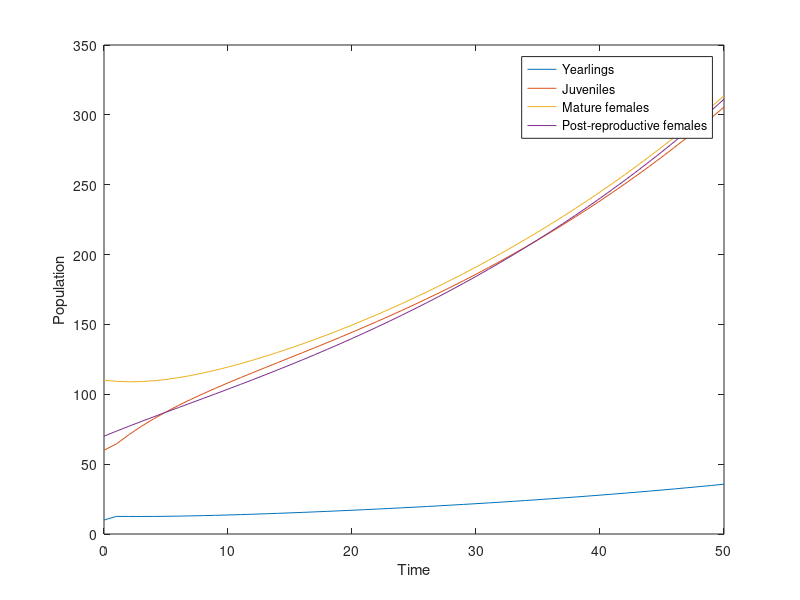

MATLAB code for this plot:
L=[0 0.0043 0.1123 0;.9775 0.9111 0 0;0 .0736 0.9534 0;0 0 0.0452 0.9804];
% primitivity
M=L*L
N=M*L
T=N*L
W=T*L
x0=[10;60;110;70];
X=zeros(4,51);
X(:,1)=x0;
%simulations
for k=2:51, X(:,k)=L*X(:,k-1); end
t=0:50;
plot(t,X);
xlabel('Time');
ylabel('Population');
legend('Yearlings', 'Juveniles', 'Mature females','Post-reproductive females')
% limiting behavior
L=[0 0.0043 0.1123 0;.9775 0.9111 0 0;0 .0736 0.9534 0;0 0 0.0452 0.9804];
Value=eig(L);
dominating=max(Value)
[V,D]=eig(L)
